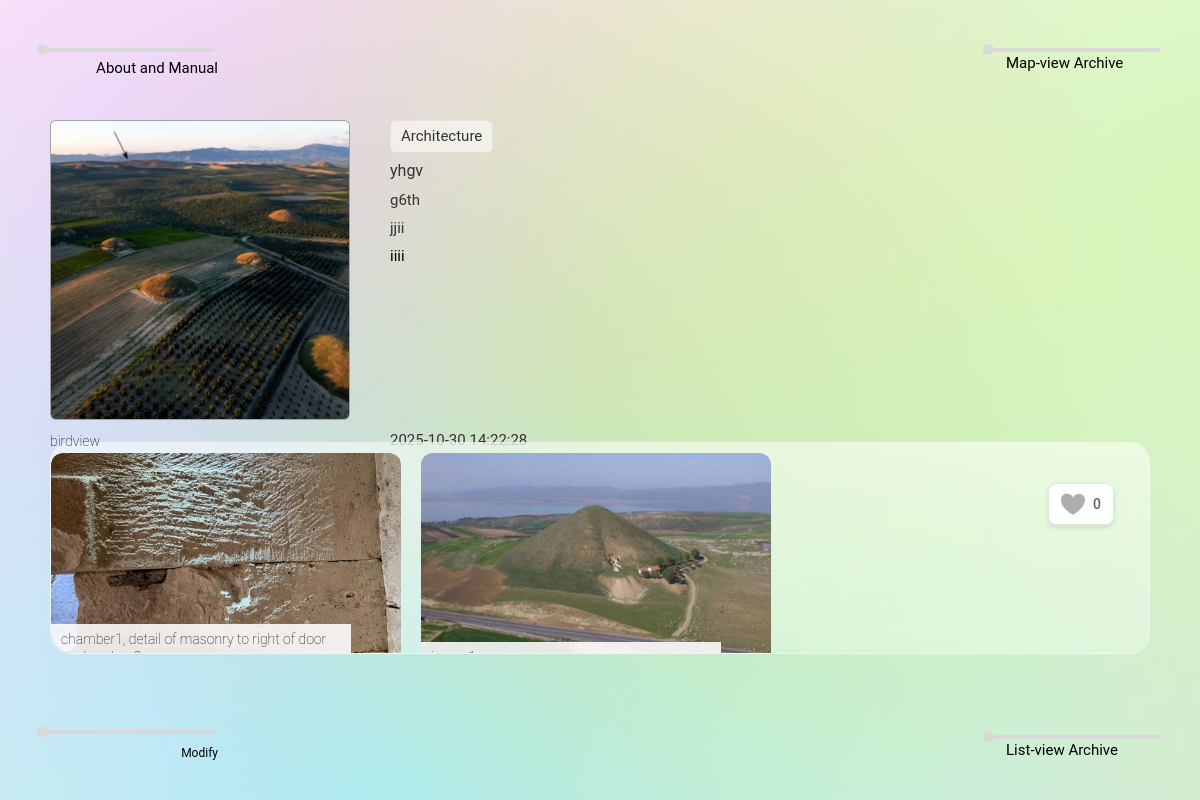
The app's page /detail/6 with its own data.
### tables this page shows
CREATE TABLE pins (
            id INTEGER PRIMARY KEY AUTOINCREMENT,
            title TEXT NOT NULL,
            description TEXT NOT NULL,
            author TEXT NOT NULL,
            lat REAL NOT NULL,
            lng REAL NOT NULL,
            image_path TEXT NOT NULL,
            timestamp TEXT NOT NULL,
            likes INTEGER DEFAULT 0,
            pin_code TEXT NOT NULL,
            project_type TEXT DEFAULT 'Other',
            year TEXT DEFAULT '',
            full_credit TEXT DEFAULT ''
        , image_description TEXT DEFAULT '');

CREATE TABLE pin_images (
            id INTEGER PRIMARY KEY AUTOINCREMENT,
            pin_id INTEGER NOT NULL,
            image_path TEXT NOT NULL,
            image_description TEXT DEFAULT '',
            order_index INTEGER DEFAULT 0,
            FOREIGN KEY (pin_id) REFERENCES pins (id) ON DELETE CASCADE
        );

### app.py (the view)
@app.route('/detail/<int:id>')
def detail(id):
    conn = sqlite3.connect('archive.db')
    c = conn.cursor()
    c.execute("SELECT * FROM pins WHERE id=?", (id,))
    pin = c.fetchone()
    c.execute("SELECT image_path, image_description FROM pin_images WHERE pin_id=? ORDER BY order_index ASC", (id,))
    extra_images = [(r[0], r[1]) for r in c.fetchall()]
    conn.close()
    thumbnail_description = pin[13] if len(pin) > 13 else ''
    return render_template('detail.html', pin=pin, extra_images=extra_images, thumbnail_description=thumbnail_description)

### templates/detail.html (shortened to what this page needs)
<!DOCTYPE html>
<html lang="en">
<head>
    <link rel="stylesheet" href="{{ url_for('static', filename='css/style.css') }}">
</head>
<body class="page-body">
    <div class="map-background">
        <div class="background-overlay"></div>
    </div>
    <div class="project-page">
        <nav class="project-nav">
            <div class="nav-item">
                <div class="nav-foot"></div>
                <a href="javascript:void(0)" class="nav-link" onclick="startModifyFlow('{{ pin[0] }}')">Modify</a>
            </div>
            <div class="nav-item">
                <div class="nav-foot"></div>
                <a href="{{ url_for('about') }}" class="nav-link">About and Manual</a>
            </div>
            <div class="nav-item">
                <a href="{{ url_for('map_page') }}" class="nav-link">Map-view Archive</a>
            </div>
            <div class="nav-item">
                <a href="{{ url_for('project_list') }}" class="nav-link">List-view Archive</a>
            </div>
        </nav>
        <main class="project-content">
            <div class="detail-top-row">
                <div class="detail-thumbnail-container">
                    <div class="detail-thumbnail">
                        <img src="{{ url_for('static', filename=pin[6].replace('static/', '').replace('\\', '/')) }}" alt="{{ pin[1] }}" class="thumbnail-img">
                    </div>
                    {% if thumbnail_description %}
                        <p class="thumbnail-description">{{ thumbnail_description }}</p>
                    {% endif %}
                </div>
                <div class="detail-text-container">
                    <div class="project-type">{{ pin[10] }}</div>
                    <div class="project-title_detail">{{ pin[1] }}</div>
                    <div class="project-year">{{ pin[11] }}</div>
                    <div class="project-credit">{{ pin[3] }}</div>
                    <div class="project-description">
                        <p>{{ pin[2] }}</p>
                    </div>
                    <div class="project-last-edited">{{ pin[7] }}</div>
                </div>
            </div>
            <div class="detail-gallery-container">
                <button class="like-btn" onclick="likePin('{{ pin[0] }}')">
                    <img src="{{ url_for('static', filename='image/heart.svg') }}" alt="Like" class="like-icon">
                    <span class="like-count" id="like-count">{{ pin[8] }}</span>
                </button>
                <div class="detail-gallery">
                    {% if extra_images %}
                        {% for img_data in extra_images %}
                            <div class="gallery-image-item">
                                <img src="{{ url_for('static', filename=img_data[0].replace('static/', '')) }}" alt="Project image {{ loop.index }}" class="gallery-img" data-img-src="{{ url_for('static', filename=img_data[0].replace('static/', '')) }}" data-img-desc="{{ img_data[1] or '' }}">
                                <p class="gallery-image-description">{{ img_data[1] or '' }}</p>
                            </div>
                        {% endfor %}
                    {% endif %}
                </div>
            </div>
        </main>
    </div>
</body>
</html>

### records on screen
pins: image_path+title (picture), image_description "birdview", project_type "Architecture", title "yhgv", year "g6th", author "jjii", description "iiii", timestamp "2025-10-30 14:22:28", likes "0"
pin_images: image_path (picture), image_description "chamber1, detail of masonry to right of door…"
pin_images: image_path (picture)
